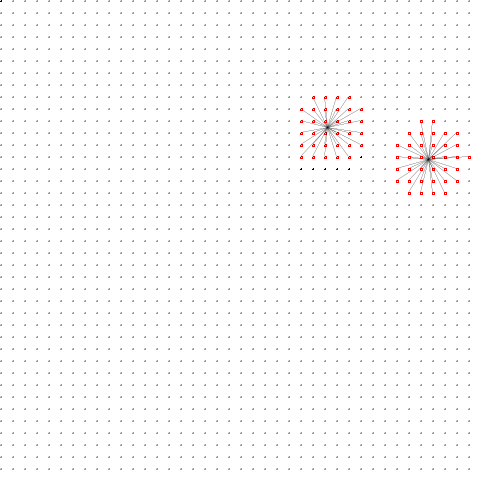
Frame 1 (no input)
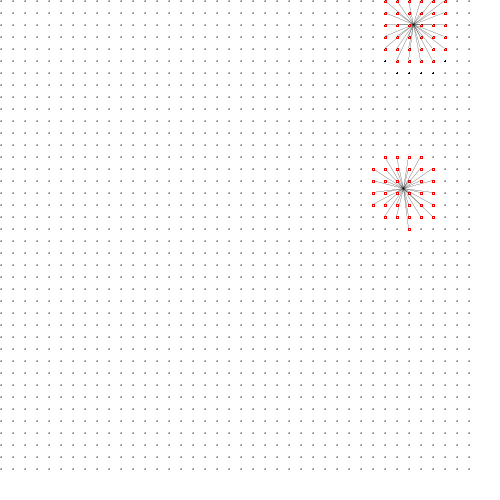
Frame 60 (the mouse pressed at the canvas centre just before this capture)
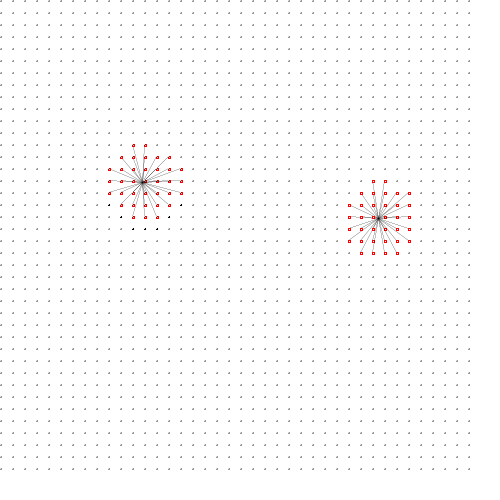
Frame 120 (the mouse held since frame 60 and released just before this capture)

The Processing sketch that drew these frames (run headless with seeded random() and noise(); from frame 60 on, the mouse is pressed at the canvas centre):

// Processing sketch: processing_154629
// ── processing_154629.pde

float [] x,y;
float [] vx,vy;
float [] px,py;
float gapx;
float gapy;

int gridnum;
int num;
void setup(){
  size(500,500);
  gridnum=40;
  num=2;
   
  
  
  x=new float [num];
  y=new float [num];
  vx=new float [num];
  vy=new float [num];


  for (int i=0;i<num;i++){
    x[i]=random(width);
    y[i]=random(height);
    vx[i]=random(-5,5);
    vy[i]=random(-5,5);

    
  }

  
  background(255);
}

void draw(){
  background(255);
  
  
  for (int i=0;i<num;i++){
  
  x[i]=x[i]+vx[i];
  y[i]=y[i]+vy[i];

      
      if(x[i]<0 ||x[i]>width){
        vx[i]=-1*vx[i];
      }
      if(y[i]<0 ||y[i]>width){
        vy[i]=-1*vy[i];
      }
  }
  
  for (int i=0;i<num;i++){
      for (int j=0;j<gridnum;j++){
          for (int k=0;k<gridnum;k++){
            for (int m=0;m<num;m++){
        
            float gapx=height/(gridnum+1);
            float gapy=width/(gridnum+1); 
            stroke(0);
            rect(j*gapx,k*gapy,1,1);
     
        float d=dist(x[i],y[i],j*gapx,k*gapy);
        float d2=dist(x[i],y[i],x[m],y[m]);
          
          if(d<40){
            stroke(0);
            strokeWeight(.1);
           line(x[i],y[i],j*gapx,k*gapy);
            stroke(255,0,0);
            strokeWeight(1);
            rect(j*gapx,k*gapy,2,2);
            
          }
          if(d2<100){
            
            strokeWeight(.1);
            stroke(255,0,0, 10);
            line(x[i],y[i],x[m],y[m]);
          }
         }
        }
      }
     }
 }


void keyReleased() {
  if (key=='a') {
    num=num-1;
  } else {
    num=num;
  }  
if (key=='s') {
    num=num+1;
  } else {
    num=num;
  }  
}
